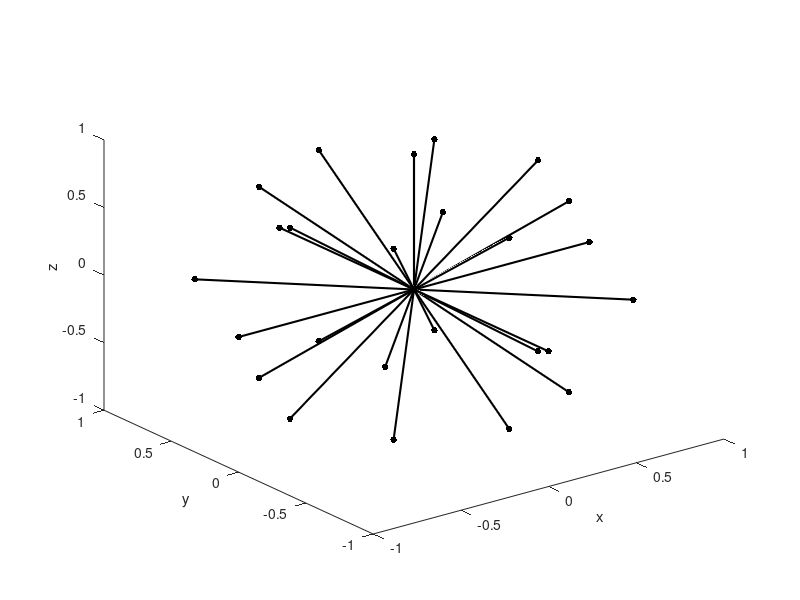

The MATLAB script that drew this image:
% plot 3D directions (n = 26)
% LBY 20180515

u_azi = (0:45:315)/180*pi;
u_ele = (-45:45:45)/180*pi;


azi = repmat(u_azi,length(u_ele),1);
ele = repmat(u_ele,length(u_azi),1)';
amp = ones(length(u_ele),length(u_azi));
[x,y,z] = sph2cart(azi,ele,amp);


figure;
plot3([zeros(26,1) [x(:);0;0]]',[zeros(26,1) [y(:);0;0]]',[zeros(26,1) [z(:);1;1]]','k.','markersize',15);hold on;
plot3([zeros(26,1) [x(:);0;0]]',[zeros(26,1) [y(:);0;0]]',[zeros(26,1) [z(:);1;1]]','k-','linewidth',1.5);

xlabel('x');
ylabel('y');
zlabel('z');
